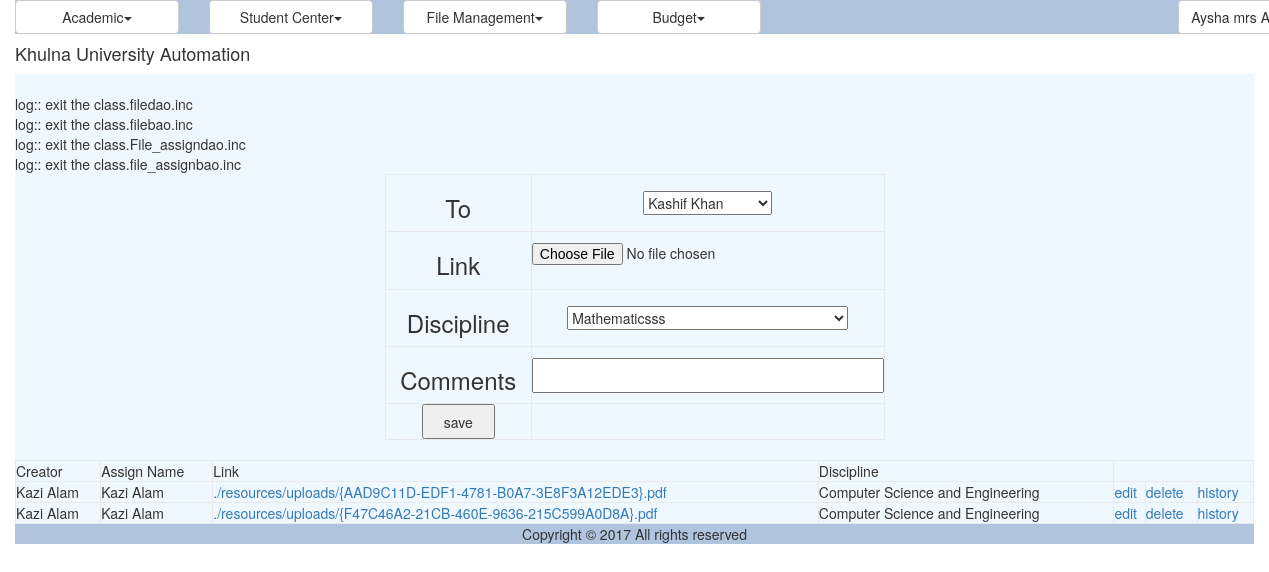
The page /file.php (signed in) on the database its author committed.
### tables this page shows
CREATE TABLE `fms_file` (
  `ID` varchar(50) NOT NULL,
  `CreatorID` varchar(40) NOT NULL,
  `Name` varchar(50) NOT NULL,
  `Link` varchar(150) NOT NULL,
  `DisciplineID` varchar(40) NOT NULL
);

CREATE TABLE `ums_user` (
  `ID` varchar(40) NOT NULL,
  `UniversityID` varchar(20) NOT NULL,
  `Email` varchar(50) NOT NULL,
  `Password` varchar(255) NOT NULL,
  `FirstName` varchar(50) DEFAULT NULL,
  `MiddleName` varchar(50) DEFAULT NULL,
  `LastName` varchar(50) DEFAULT NULL,
  `DisciplineID` varchar(40) DEFAULT NULL,
  `Status` varchar(20) DEFAULT NULL,
  `IsLogged` varchar(10) DEFAULT NULL,
  `IsArchived` varchar(10) DEFAULT NULL,
  `IsDeleted` varchar(10) DEFAULT NULL
);

CREATE TABLE `ums_discipline` (
  `ID` varchar(40) NOT NULL,
  `Name` varchar(50) NOT NULL,
  `ShortCode` varchar(20) DEFAULT NULL,
  `SchoolID` varchar(40) DEFAULT NULL
);

### util/class.util.inc (called while the page is built, shortened)
<?php
class ConfigUtil implements I_DBConfig, I_LogConfig, I_LanguageConfig{
	public static $s_instance;
	private $_host;
	private $_username;
	private $_password;
	private $_database;
	public static function getInstance() {
		if(!self::$s_instance) {
			self::$s_instance = new self();
		}
		return self::$s_instance;
	}
	private function readConfig(){
		$this->_ini_array = parse_ini_file(CONFIG.'system.ini');
		$this->_host =	$this->_ini_array['db_host'];
		$this->_username = $this->_ini_array['db_username'];
		$this->_password = $this->_ini_array['db_password'];
		$this->_database = $this->_ini_array['db_database'];
	}
	public function getDBHost(){
		return $this->_host;
	}
	public function getDBUserName(){
		return $this->_username;
	}
	public function getDBPassword(){
		return $this->_password;
	}
	public function getDBName(){
		return $this->_database;
	}
}
class DBUtil implements I_DBUtil {
	private static $s_instance;
	private $_host;
	private $_username;
	private $_password;
	private $_database;
	protected $_connection;
	protected $_result;
	public static function getInstance() {
		if(!self::$s_instance) {
			self::$s_instance = new self();
		}
		return self::$s_instance;
	}
	private function readDBConfig(){
		$_config = ConfigUtil::getInstance();
		$this->_host = $_config->getDBHost();
		$this->_username = $_config->getDBUserName();
		$this->_password = $_config->getDBPassword();
		$this->_database = $_config->getDBName();
	}
	private function setConnection(){
		$this->_connection = new mysqli($this->_host, $this->_username,
			$this->_password, $this->_database);
	}
	public function doQuery($sql) {
		$this->_result = $this->_connection->query($sql) or die(mysqli_error($this->_connection));
		return $this->_result;
	}
	public function getNumRows() {
		$this->_numRows = mysqli_num_rows($this->_result);
		return $this->_numRows;
	}
	public function getAllRows() {
		$rows = array();
		for($x = 0; $x < $this->getNumRows(); $x++) {
			$rows[] = mysqli_fetch_assoc($this->_result);
		}
		return $rows;
	}
	public function getTopRow() {
		return $this->_result->fetch_array();
	}
}
class LogUtil{
	private static $s_instance;
	public static function getInstance(){
		if(!self::$s_instance) {
			self::$s_instance = new self();
		}
		return self::$s_instance;
	}
}
class LangUtil{
	private static $s_instance;
	public static function getInstance() {
		if(!self::$s_instance) {
			self::$s_instance = new self();
		}
		return self::$s_instance;
	}
}
?>

### modules/file/ui/blade/view.file.blade.inc (called while the page is built, shortened)
<?php
include_once UTILITY.'class.util.inc';
include_once MODULES_FILE.'bao/class.filebao.inc';
include_once MODULES_FILE.'bao/class.file_assignbao.inc';
include_once MODULES_USER.'bao/class.disciplinebao.inc';
include_once MODULES_USER.'bao/class.userbao.inc';
$_FileBAO = new FileBAO();
$_DisciplineBAO = new DisciplineBAO();
$_UserBAO = new UserBAO();
?>

### modules/user/bao/class.userbao.inc (called while the page is built, shortened)
<?php
include_once UTILITY.'class.util.inc';
include_once MODULES_USER.'dao/class.userdao.inc';
Class UserBAO{
	private $_UserDAO;
	public function __construct(){
		$this->_UserDAO = new UserDAO();
	}
	public function getAllUsers(){
		$Result = $this->_UserDAO->getAllUsers();
		return $Result;
	}
	public function readUser($User){
		$Result = $this->_UserDAO->readUser($User);
		return $Result;
	}
}
?>

### modules/user/dao/class.userdao.inc (called while the page is built, shortened)
<?php
include_once COMMON.'class.common.inc';
include_once UTILITY.'class.util.inc';
include_once 'class.disciplinedao.inc';
Class UserDAO{
	private $_DB;
	private $_DisciplineDAO;
	public function __construct(){
		$this->_DB = DBUtil::getInstance();
		$this->_DisciplineDAO = new DisciplineDAO();
	}
	public function getAllUsers(){
		$UserList = array();
		$this->_DB->doQuery("SELECT * FROM ums_user where IsDeleted is null
			order by (UniversityID * 1) ASC");
		$rows = $this->_DB->getAllRows();
		for($i = 0; $i < sizeof($rows); $i++) {
			$row = $rows[$i];
			$this->_User = new User();
		    $this->_User->setID ( $row['ID']);
		    $this->_User->setUniversityID ( $row['UniversityID'] );
		    $this->_User->setEmail ( $row['Email'] );
		    $this->_User->setPassword ( $row['Password'] );
		    $this->_User->setFirstName( $row['FirstName'] );
		    $this->_User->setMiddleName( $row['MiddleName'] );
		    $this->_User->setLastName( $row['LastName'] );
		    $Discipline = new Discipline();
		    $Discipline->setID($row['DisciplineID']);
		    $Discipline = $this->_DisciplineDAO->readDiscipline($Discipline)->getResultObject();
		    $this->_User->setDiscipline( $Discipline );
		    $this->_User->setStatus( $row['Status'] );
		    $this->_User->setIsArchived( $row['IsArchived'] );
		    $this->_User->setIsDeleted( $row['IsDeleted'] );
		    $UserList[]=$this->_User;
		}
		$Result = new Result();
		$Result->setIsSuccess(1);
		$Result->setResultObject($UserList);
		return $Result;
	}
	public function readUser($User){
		$SQL = "SELECT * FROM ums_user WHERE ID='".$User->getID()."'";
		$this->_DB->doQuery($SQL);
		$row = $this->_DB->getTopRow();
		$this->_User = new User();
	    $this->_User->setID ( $row['ID']);
	    $this->_User->setUniversityID ( $row['UniversityID'] );
	    $this->_User->setEmail ( $row['Email'] );
	    $this->_User->setPassword ( $row['Password'] );
	    $this->_User->setFirstName( $row['FirstName'] );
	    $this->_User->setMiddleName( $row['MiddleName'] );
	    $this->_User->setLastName( $row['LastName'] );
	    $Discipline = new Discipline();
	    $Discipline->setID($row['DisciplineID']);
	    $Discipline = $this->_DisciplineDAO->readDiscipline($Discipline)->getResultObject();
	    $this->_User->setDiscipline( $Discipline );
	    $this->_User->setIsArchived( $row['IsArchived'] );
	    $this->_User->setIsDeleted( $row['IsDeleted'] );
	 	$Result = new Result();
		$Result->setIsSuccess(1);
		$Result->setResultObject($this->_User);
		return $Result;
	}
}
?>

### common/class.common.course.inc (called while the page is built, shortened)
<?php
class Discipline{
    private $_ID;
    private $_Name;
    public function setID ( $ID ) {
        $this->_ID = $ID;
    }
    public function getID () {
        return $this->_ID;
    }
    public function setName( $Name ) {
        $this->_Name = $Name;
    }
    public function getName() {
        return $this->_Name;
    }
}
?>

### modules/user/dao/class.disciplinedao.inc (called while the page is built, shortened)
<?php
include_once COMMON.'class.common.inc';
include_once COMMON.'class.common.course.inc';
include_once UTILITY.'class.util.inc';
Class DisciplineDAO{
	private $_DB;
	public function __construct(){
		$this->_DB = DBUtil::getInstance();
	}
	public function getAllDisciplines(){
		$DisciplineList = array();
		$this->_DB->doQuery("SELECT * FROM ums_discipline");
		$rows = $this->_DB->getAllRows();
		for($i = 0; $i < sizeof($rows); $i++) {
			$row = $rows[$i];
			$this->_Discipline = new Discipline();
		    $this->_Discipline->setID ( $row['ID']);
		    $this->_Discipline->setName( $row['Name'] );
		    $this->_Discipline->setShortCode( $row['ShortCode'] );
			$School = new School();
			$School->setID($row['SchoolID']);
			$this->_DB->doQuery("SELECT * FROM ums_school where ID='".$row['SchoolID']."'");
			$schoolRow = $this->_DB->getTopRow();
			$School->setName($schoolRow['Name']);
			$this->_Discipline->setSchool($School);
		    $DisciplineList[]=$this->_Discipline;
		}
		$Result = new Result();
		$Result->setIsSuccess(1);
		$Result->setResultObject($DisciplineList);
		return $Result;
	}
	public function readDiscipline($Discipline){
		$SQL = "SELECT * FROM ums_discipline where ID='".$Discipline->getID()."'";
		$this->_DB->doQuery($SQL);
		$row = $this->_DB->getTopRow();
		$this->_Discipline = new Discipline();
	    $this->_Discipline->setID ( $row['ID']);
	    $this->_Discipline->setName( $row['Name'] );
	    $this->_Discipline->setShortCode( $row['ShortCode'] );
		$School = new School();
		$School->setID($row['SchoolID']);
		$this->_DB->doQuery("SELECT * FROM ums_school where ID='".$row['SchoolID']."'");
		$schoolRow = $this->_DB->getTopRow();
		$School->setName($schoolRow['Name']);
		$this->_Discipline->setSchool($School);
	 	$Result = new Result();
		$Result->setIsSuccess(1);
		$Result->setResultObject($this->_Discipline);
		return $Result;
	}
}
?>

### common/class.common.inc (called while the page is built, shortened)
<?php
include_once 'class.common.user.inc';
class Result{
    private $_IsSuccess=0;
    private $_ResultObject;
    public function setIsSuccess($IsSuccess){
        $this->_IsSuccess = $IsSuccess;
    }
    public function getIsSuccess(){
        return $this->_IsSuccess;
    }
    public function setResultObject($ResultObject){
        $this->_ResultObject = $ResultObject;
    }
    public function getResultObject(){
        return $this->_ResultObject;
    }
}
?>

### modules/user/bao/class.disciplinebao.inc (called while the page is built, shortened)
<?php
include_once UTILITY.'class.util.inc';
include_once MODULES_USER.'dao/class.disciplinedao.inc';
Class DisciplineBAO{
	private $_DisciplineDAO;
	public function __construct(){
		$this->_DisciplineDAO = new DisciplineDAO();
	}
	public function getAllDisciplines(){
		$Result = $this->_DisciplineDAO->getAllDisciplines();
		return $Result;
	}
	public function readDiscipline($Discipline){
		$Result = $this->_DisciplineDAO->readDiscipline($Discipline);
		return $Result;
	}
}
?>

### common/class.common.user.inc (called while the page is built, shortened)
<?php
class User{
    private $_ID;
    public function setID ( $ID ) {
        $this->_ID = $ID;
    }
    public function getID () {
        return $this->_ID;
    }
}
?>

### common/class.common.file.inc (called while the page is built, shortened)
<?php
class File{
    private $_ID;
    private $_Link;
    public function setID($ID){
            $this->_ID = $ID;
    }
    public function getID(){
        return $this->_ID;
    }
    public function setLink($Link){
            $this->_Link = $Link;
    }
    public function getLink(){
        return $this->_Link;
    }
}
?>

### modules/file/ui/view.file.inc (the view)
<?php
include_once 'blade/view.file.blade.inc';
include_once COMMON.'class.common.inc';
include_once COMMON.'class.common.file.inc';
?>
	<div id="form">
		<form method="post" enctype="multipart/form-data">
			<table width="100%" border="1" cellpadding="15">
				<tr>
					<td>
						<h3>To</h3>
					</td>
					<td>
						<select name="users">
						<?php $Result = $_UserBAO->getAllUsers();
								if($Result->getIsSuccess()){
									$UserList = $Result->getResultObject();
						for($i = 0; $i < sizeof($UserList); $i++) {
								$User = $UserList[$i];
							?>
							<option value="<?php echo $User->getID(); ?>">
							<?php echo $User->getFirstName() ." ". $User->getLastName(); ?>
							</option> <?php
						}
						}
						else{
							echo $Result->getResultObject();
						}
						?>
						</select>
					</td>
				</tr>
				<tr>
					<td>
						<h3>Link</h3>
					</td>
					<td>
    <input type="file" name="fileToUpload" id="fileToUpload">
					</td>
				</tr>
				<tr>
					<td>
						<h3>Discipline</h3>
					</td>
					<td>
						<select name="discipline">
							<?php
								$Result = $_DisciplineBAO->getAllDisciplines();
								if($Result->getIsSuccess()){
									$DisciplineList = $Result->getResultObject();
						for($i = 0; $i < sizeof($DisciplineList); $i++) {
								$Discipline = $DisciplineList[$i];
							?>
							<option value="<?php echo $Discipline->getID(); ?>">
							<?php echo $Discipline->getName(); ?>
							</option> <?php
						}
						}
						else{
							echo $Result->getResultObject();
						}
						?>
						</select>
					</td>
				</tr>
				<tr>
					<td>
						<h3>Comments</h3>
					</td>
					<td>
						<input type="text" name="Comment" id="Comment">
					</td>
				</tr>
				<tr>
					<td>
						<?php
						if(isset($_GET['edit']))
						{
							?>
							<button type="submit" name="update">update</button>
							<?php
						}
						else
						{
							?>
							<button type="submit" name="save">save</button>
							<?php
						}
						?>
					</td>
				</tr>
			</table>
		</form>
<br />
</div>
<div id="notification">
	<table width="100%" border="1" cellpadding="15" align="center">
	<?php
	$Result = $_FileBAO->getAllFiles();
	if($Result->getIsSuccess()){
		$FileList = $Result->getResultObject();
	?>
		<tr>
			<td>Creator</td>
			<td>Assign Name</td>
			<td>Link</td>
			<td>Discipline</td>
		</tr>
		<?php
		for($i = 0; $i < sizeof($FileList); $i++) {
			$File = $FileList[$i];
			?>
		    <tr>
			    <td><?php
			    	$User = new user();
			    	$User->setID($File->getCreator());
			    	$User = $_UserBAO->readUser($User);
			    	$User = $User->getResultObject();
			    	echo $User->getFirstName() ." ". $User->getLastName(); ?></td>
			    <td><?php
			    	$User = new user();
			    	$User->setID($File->getName());
			    	$User = $_UserBAO->readUser($User);
			    	$User = $User->getResultObject();
			    	echo $User->getFirstName() ." ". $User->getLastName(); ?></td>
			    <td>
			    <a href='<?php echo "".$File->getLink(); ?>' target="_blank"><?php echo "".$File->getLink(); ?></a>
			    </td>
			    <td><?php
				    $Discipline = new discipline();
				    $Discipline->setID($File->getDiscipline());
				    $Discipline = $_DisciplineBAO->readDiscipline($Discipline);
				    $Discipline = $Discipline->getResultObject();
			    	echo $Discipline->getName(); ?>
			    </td>
			    <td><a href="?edit=<?php echo $File->getID(); ?>" onclick="return confirm('sure to edit !'); " >edit</a></td>
			    <td><a href="?del=<?php echo $File->getID(); ?>" onclick="return confirm('sure to delete !'); " >delete</a></td>
			    <td>
			    	<a href="file_notify.php?history=<?php echo $File->getID(); ?>" onclick="return ; " >history</a>
			    </td>
		    </tr>
	    <?php
		}
	}
	else{
		echo $Result->getResultObject();
	}
	?>
	</table>
</div>

### resources/css/style.css (style rules this page uses)
#form { width:500px; margin:0px auto; text-align:center; }
#form form input { width:100%; height:35px; }
form button { width:50%; height:35px; }
table,td { border:solid #e9e9e9 1px; }

### rows shown on the page
fms_file: ums_user.FirstName "Kazi", ums_user.LastName "Alam", Link "./resources/uploads/{AAD9C11D-EDF1-4781-B0A7-3E8F3A12EDE3}.pdf", ums_discipline.Name "Computer Science and Engineering"
fms_file: ums_user.FirstName "Kazi", ums_user.LastName "Alam", Link "./resources/uploads/{F47C46A2-21CB-460E-9636-215C599A0D8A}.pdf", ums_discipline.Name "Computer Science and Engineering"

### other values the page prints
$globalMenu[$i]->getTitle() "Academic Student Center File Management Budget"
$CurrentUser->getFullName() "Aysha mrs…"
form field users "Kashif Khan"
form field discipline "Mathematicsss"
